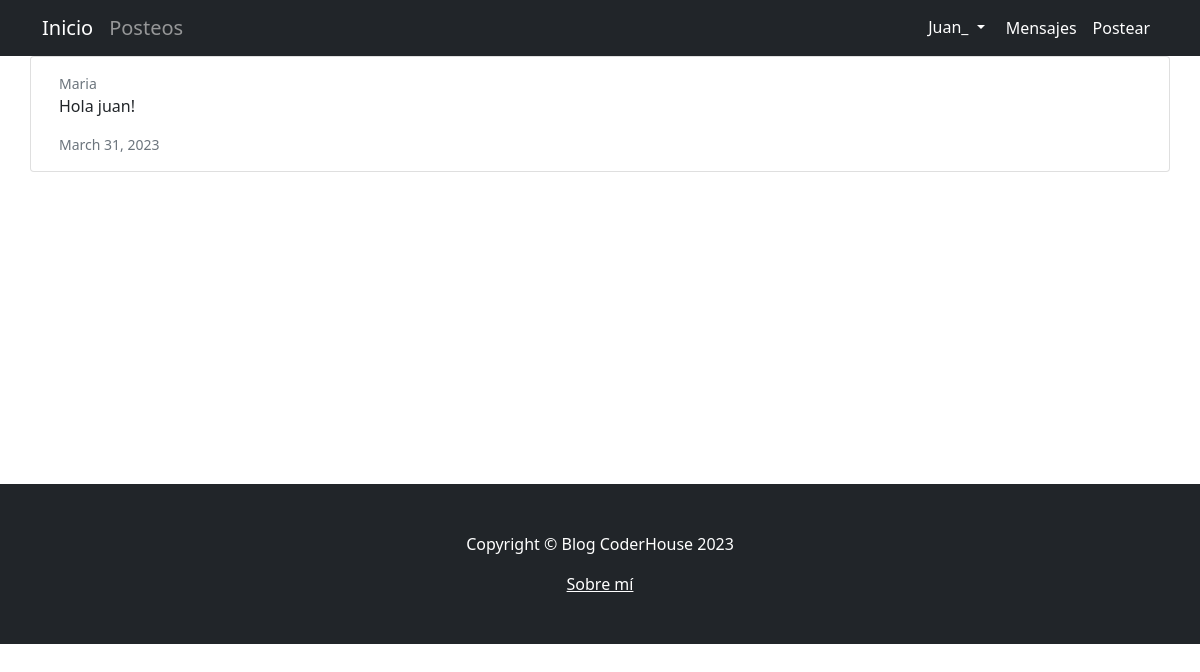
Screenshot of /message/8 (signed in) with the database file from the repository.
### mensajeria/models.py (models this page shows)
class Message(models.Model):
    sender = models.ForeignKey(User, related_name="sender", on_delete=models.CASCADE)
    reciever = models.ForeignKey(User, related_name="reciever", on_delete=models.CASCADE)
    content = models.CharField(max_length=1000)
    date = models.DateField(default=datetime.now)

### mensajeria/views.py (the view)
# urls.py: path('<pk>', MessageDetail.as_view(), name="MessageDetail"),
class MessageDetail(LoginRequiredMixin, DetailView):
    model = Message
    template_name = 'message_detail.html'
    def get_context_data(self, **kwargs):
        context = super().get_context_data(**kwargs)
        autor = get_object_or_404(User, id=self.object.sender.id)
        context['autor'] = autor
        return context

### mensajeria/templates/message_detail.html
{% extends 'base.html' %}
{% load static %}
{% block main_content %}
{% for mensaje in autor.sender.all %}
    {% if mensaje.reciever == request.user %}
        <div class="card mb-4">
            <div class="card-body">
                <div class="small text-muted">{{ mensaje.sender }}</div>
                <p>{{ mensaje.content }}</p>
                <div class="small text-muted">{{mensaje.date}}</div>
            </div>
        </div>
        <br><br><br><br>
    {% endif %}
{% endfor %}
{% endblock main_content %}

### blog/templates/base.html (shortened to what this page needs)
<!DOCTYPE html>
<html lang="en">
    <head>
        {% load static %}
	    <link rel="stylesheet" href="https://cdnjs.cloudflare.com/ajax/libs/twitter-bootstrap/4.6.0/css/bootstrap.min.css">
        <link href="{% static 'css/styles.css' %}" rel="stylesheet" />
    </head>
    <body>
        <nav class="navbar navbar-expand-lg navbar-dark bg-dark">
            <div class="container">
                <a class="navbar-brand" href="{% url 'Home' %}">Inicio</a>
                <a class="navbar-brand" style="color: rgba(190, 190, 190, 0.747);" href="{% url 'Posts' %}">Posteos</a>
                <div class="collapse navbar-collapse" id="navbarSupportedContent">
                    <ul class="navbar-nav ms-auto mb-2 mb-lg-0">
                        {% if user.is_authenticated %}
                        <div class="dropdown">
                            <button class="btn btn-default dropdown-toggle" type="button" id="dropdownMenuButton" data-toggle="dropdown" aria-expanded="false" style="color:white">
                                {{user.username}}
                            </button>
                        </div>
                        <li class="nav-item"><a class="nav-link active" aria-current="page" href="{% url 'Messages' %}">Mensajes</a></li>
                            <li class="nav-item"><a class="nav-link active" aria-current="page" href="{% url 'Create' %}">Postear</a></li>
                        {% endif %}
                    </ul>
                </div>
            </div>
        </nav>
        <div class="container">
            <div class="row">
                {% block main_content %}
                {% endblock main_content %}
            </div>
        </div>
        <br><br><br><br><br><br><br><br><br><br><br><br>
        <footer class="py-5 bg-dark">
            <div class="container">
                <p class="text-center text-white">Copyright &copy; Blog CoderHouse 2023</p>
                <center>
                <a class="text-center text-white" href="{% url 'AboutMe' %}">Sobre mí</a>
                </center>
            </div>
        </footer>
    </body>
</html>

### rows the page displays
Message: sender "Maria", content "Hola juan!", date "March 31, 2023"

### other values shown
{{ user.username }} "Juan_"
